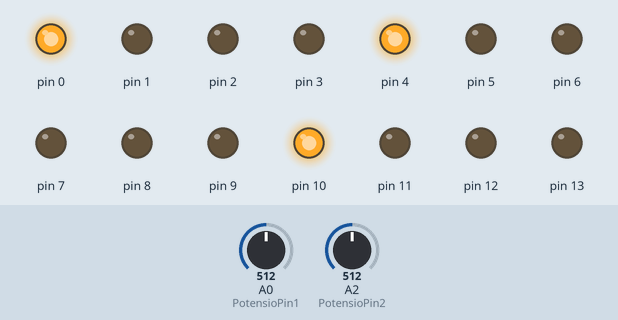
Simulated run of this sketch. Board: Arduino Uno, built with avr-gcc and run on an emulated ATmega328P. Parts: output pins drawn as LEDs (lit = HIGH). Dashed ring = blinking. The test bench sets the inputs (shaded band); at power-on: A2 (PotensioPin2) = 512, A0 (PotensioPin1) = 512.

Above: at 1.2 s.
1.3 s: A2 (PotensioPin2) set to 57
At 1.55 s:
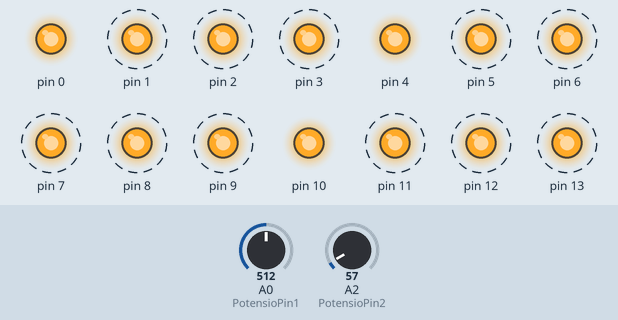
4.3 s: A2 (PotensioPin2) set to 45
At 4.74 s:
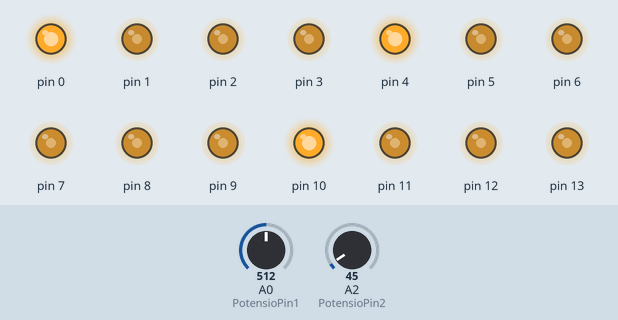
7.3 s: A0 (PotensioPin1) set to 716
At 8.7 s:
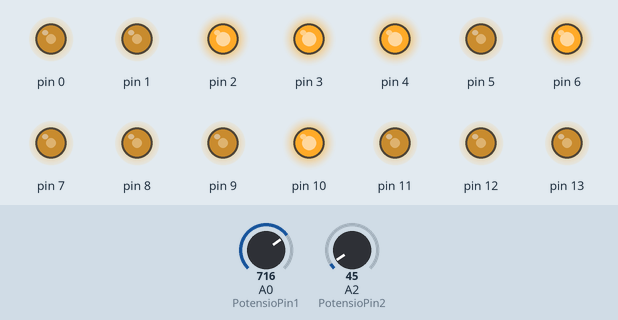
10.3 s: A0 (PotensioPin1) set to 917
At 12.0 s:
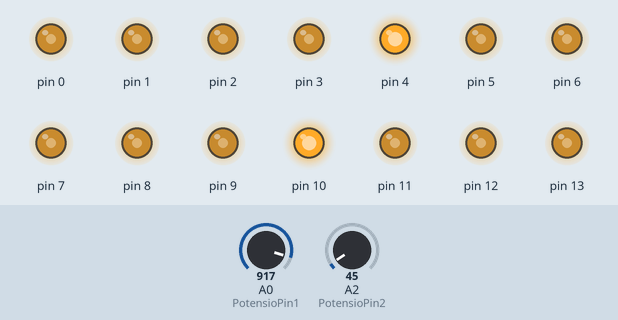
13.3 s: A0 (PotensioPin1) set to 926
16.3 s: A2 (PotensioPin2) set to 306
Timing chart, 0 to 20.3 s (numbered marks = the images above; inputs shaded):
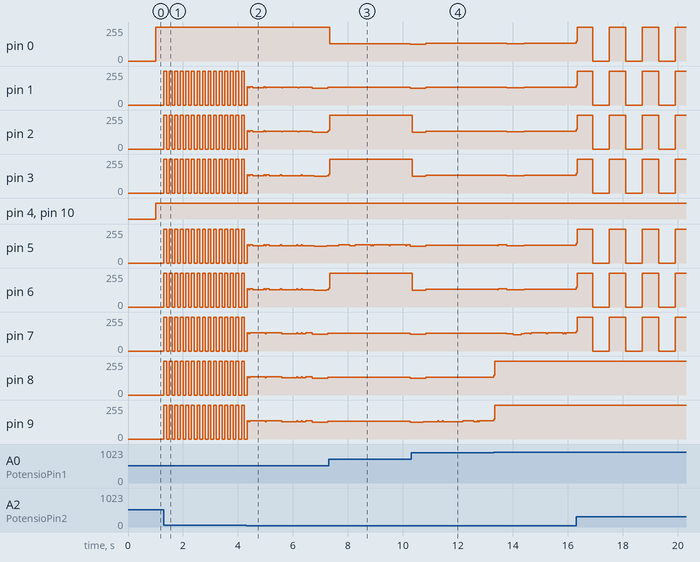

The sketch:

potensio.ino
```cpp
int PotensioPin1 = A0;
int PotensioPin2 = A2;

long value = 0;
long realValue = 0;
long value2 = 0;
long realValue2 = 0;
unsigned long current_time;
unsigned long last_time;
bool turnOn = true;

int ToT[10][8] = { {0, 0, 0, 1, 0, 0, 0, 0},
                   {0, 1, 1, 1, 1, 0, 1, 1},
                   {0, 0, 1, 0, 0, 1, 0, 0},
                   {0, 0, 1, 0, 1, 0, 0, 1},
                   {0, 1, 0, 0, 1, 0, 1, 1},
                   {1, 0, 0, 0, 1, 0, 0, 1},
                   {1, 0, 0, 0, 0, 0, 0, 0},
                   {0, 0, 1, 1, 1, 0, 1, 1},
                   {0, 0, 0, 0, 0, 0, 0, 0},
                   {0, 0, 0, 0, 1, 0, 0, 1} };
int output[8];

void displayNum(int value){
  if(value>99){
    value=99;
  }
  int satuan;
  int puluhan;
  satuan = value%10;
  puluhan = (value-satuan)/10;
  for(int i = 0; i < 7; i++) {
    digitalWrite(i, ToT[puluhan][i]);
  }
  for(int i = 0; i < 7; i++) {
    digitalWrite(i+7, ToT[satuan][i]);
  }
}

void displayNone(){
  for(int i = 0; i < 14; i++) {
    digitalWrite(i, 1);
    }
  }

void setup() {
  for (int i = 0; i < 14; i++) {
    pinMode(i, OUTPUT);
  }
}

void handleDisplay(int delayValue){
  if(current_time - last_time > delayValue){
      if(turnOn){
        displayNum(realValue);
        }
      else{
        displayNone();
      }
      turnOn = not turnOn;
      last_time = current_time;
  }
}

void loop() {
  current_time = millis();

  value = analogRead(PotensioPin1);
  value2 = analogRead(PotensioPin2);
  realValue = floor(value*99/1007);
  realValue2 = floor(value2*20/1020);

  handleDisplay(realValue2*100);

}
```

Measured:
- the behaviour switches between 51 and 50 on A2 (PotensioPin2) (found by bisection; images 1 and 2)
- after the input at 7.3 s, pin 0: 255/255 → 131/255 at once, → 124/255 2.9 s later; pin 2: 133/255 → 255/255 at once
- after the input at 10.3 s, pin 2, pin 3: 255/255 → 124/255 at once, → 134/255 0.48 s later; pin 6: 255/255 → 124/255 at once, → 135/255 0.48 s later
- by itself, pin 1, pin 5, pin 7, pin 12: alternates 255/255 for 0.60 s and 0/255 for 0.60 s
